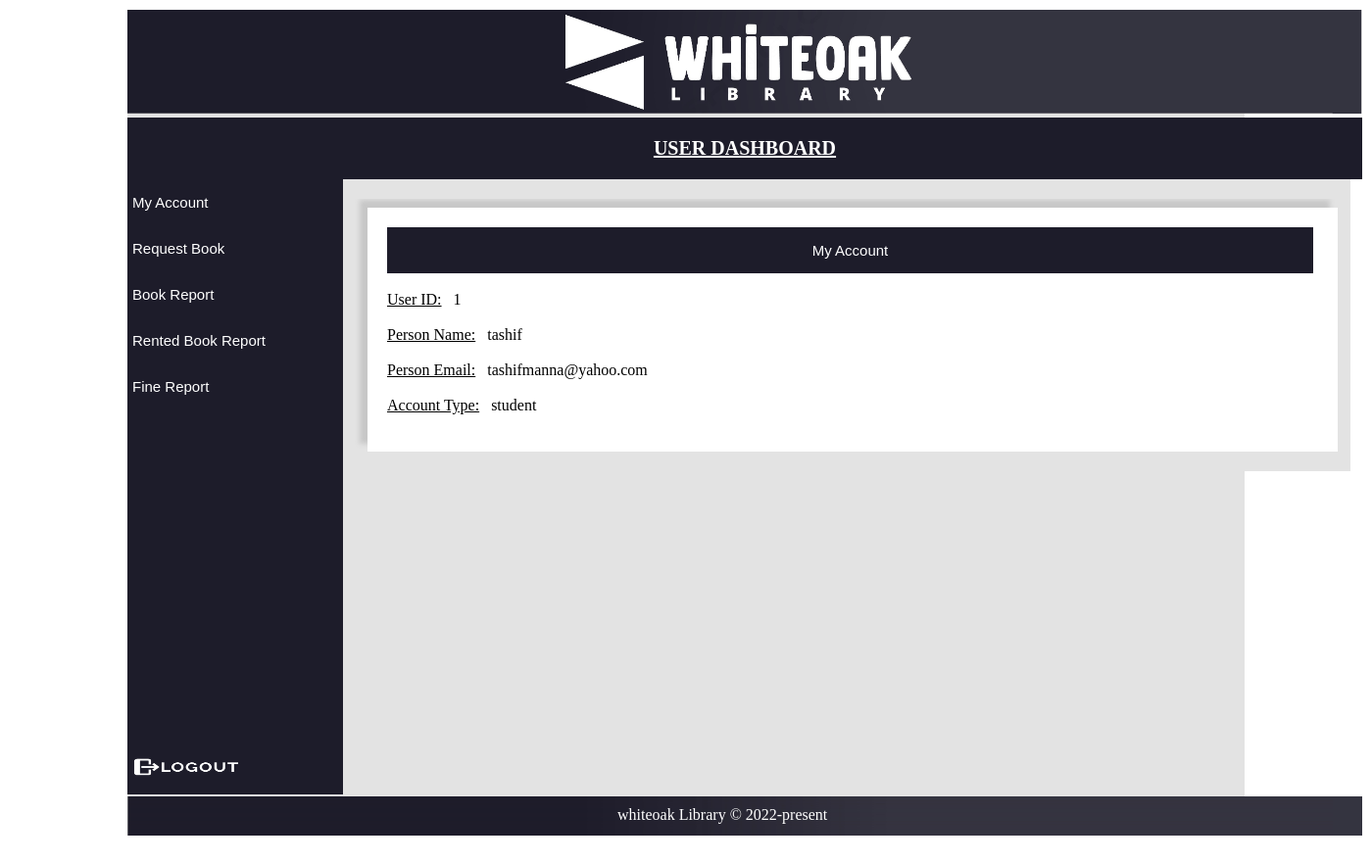
The page /otheruser_dashboard.php (signed in) on the database its author committed.
### tables this page shows
CREATE TABLE `userdata` (
  `userid` int(11) NOT NULL,
  `name` varchar(50) NOT NULL,
  `email` varchar(50) NOT NULL,
  `password` varchar(50) NOT NULL,
  `type` varchar(25) NOT NULL
);

### db.php (called while the page is built, shortened)
<?php
class db{
    function setconnection(){
        try{
            $this->connection = new PDO("mysql:host=localhost; dbname=library_management_system","root","");
        }catch(PDOException $e){
            echo "connection failed";
        }
    }
}

### data_class.php (called while the page is built, shortened)
<?php
include("db.php");
class data extends db{
    function userdetail($id){
        $q="select * from userdata where userid ='$id'";
        $data=$this->connection->query($q);
        return $data;
    }
}

### otheruser_dashboard.php (the view, shortened to what this page needs)
<?php
include("data_class.php");
$userloginid=$_SESSION['userid'];
?>
<!DOCTYPE html>
<html>
    <head>
        <link rel="stylesheet" href="">
    </head>
    <body>
        <div class="container">
            <img src="pictures/logo.jpg" id="logo" height="auto" width="1260px">
            <div class="userbutton"><div class="usertext"><b><u>USER DASHBOARD</u></b></div></div>
            <div class="leftcontainer">
                <button class="sidebutton" onclick="openpart('myaccount')"><span>My Account</span></button><br>
                <button class="sidebutton" onclick="openpart('requestbook')"><span>Request Book</span></button><br>
                <button class="sidebutton" onclick="openpart('userbookreport')"><span>Book Report</span></button><br>
                <button class="sidebutton" onclick="openpart('rentedreport')"><span>Rented Book Report</span></button><br>
                <button class="sidebutton" onclick="openpart('finereport')"><span>Fine Report</span></button><br>
                <button class="sideextrabutton"><span></span></button><br>
                <button class="sideextrabutton"><span></span></button><br>
                <button class="sideextrabutton"><span></span></button><br>
                <button class="sideextrabutton"><span></span></button><br>
                <button class="sideextrabutton"><span></span></button><br>
                <button class="sideextrabutton"><span></span></button><br>
                <button class="sideextrabutton"><span></span></button><br>
                <button class="sideextrabutton"><span></span></button><br>
                <button class="sideextrabutton"><span></span></button><br>
                <button class="sideextrabutton"><span></span></button><br>
                <button class="sideextrabutton"><span></span></button><br>
                <button class="sidebutton"><span><a href="index.php"><img src="pictures/logout3.png" class="logoutbuttonimg" width="110px" height="20px"></a></span></button><br>
            </div>
            <div class="rightcontainer">
                <div id="myaccount" class="innerright portion" style="<?php  if(!empty($_REQUEST['returnid'])){ echo "display:none";} else {echo ""; }?>"></br>
                    <div class="innerportion">
                        <button class="innerheading">My Account</button>
                        <?php
                        $u=new data;
                        $u->setconnection();
                        $u->userdetail($userloginid);
                        $recordset=$u->userdetail($userloginid);
                        foreach($recordset as $row){
                        $id= $row[0];
                        $name= $row[1];
                        $email= $row[2];
                        $type= $row[4];
                        }
                        ?>
                        <p style="color:black"><u>User ID:</u> &nbsp&nbsp<?php echo $id ?></p><br>
                        <p style="color:black"><u>Person Name:</u> &nbsp&nbsp<?php echo $name ?></p><br>
                        <p style="color:black"><u>Person Email:</u> &nbsp&nbsp<?php echo $email ?></p><br>
                        <p style="color:black"><u>Account Type:</u> &nbsp&nbsp<?php echo $type ?></p><br>
                    </div>
                </div>
            </div>
            <div class="rightcontainer">
            </div>
            <div class="rightcontainer">
            </div>
            <div class="rightcontainer">
            </div>
            <div class="rightcontainer">
            </div>
            <footer id="footerimg">
                <p id="footertext">whiteoak Library &copy; 2022-present</p>
            </footer>
        </div>
    </body>
</html>

### otheruser_dashboard.php (style rules this page uses)
* { padding: 0px; margin: 0px; }
.container { margin: 10px 130px; height: auto; width: auto; background-color:RGB(227 227 227); }
.leftcontainer { float: left; width: auto; margin-bottom: 300px; }
.rightcontainer { float: left; width:1018px; background-color:RGB(227 227 227); align-content: center; height:auto; padding-bottom: 20px; position: absolute; margin-left: 230px; }
.userbutton { background-color: rgb(29,28,42); color: white; border: none; width: 1260px; height: auto; text-align: center; }
.usertext { background-color: rgb(29,28,42); color: white; padding: 20px 5px; border: none; float: none; font-size: 20px; }
.sideextrabutton { background-color: rgb(29,28,42); color: white; padding:15px 5px; border: none; float: none; width: 220px; text-align: left; cursor: pointer; font-size: 15PX; }
.sidebutton { background-color: rgb(29,28,42); color: white; padding:15px 5px; border: none; float: none; width: 220px; text-align: left; cursor: pointer; font-size: 15PX; }
.sidebutton span { cursor: pointer; display: inline-block; position: relative; transition: 0.3s; }
.sidebutton span:after { content: '\00bb'; position: absolute; opacity: 0; top: 8px; right: -17px; transition: 0.5s; }
.logoutbuttonimg { float: right; cursor: pointer; padding-top:10px ; padding-right: 3px; }
.innerheading { background-color: rgb(29,28,42); color: white; padding:15px 5px; border: none; float: none; width: 945px; text-align: center; font-size: 15PX; }
.innerportion { margin-top:11px; margin-left: 15px; padding:20px; background-color:white; width: 950px; box-shadow:-8px -8px 5px RGB(199 199 199); }
a { text-decoration: none; color: white; }
footer { background-image: url('pictures/footer background.jpg'); background-repeat: no-repeat; background-size: cover; width:1260px ; height: 40px; color: white; margin-top: 630px; }
#footertext { padding-left: 500px; padding-top: 10px; }

### rows shown on the page
userdata: userid "1", name "tashif", email "tashifmanna@yahoo.com", type "student"
